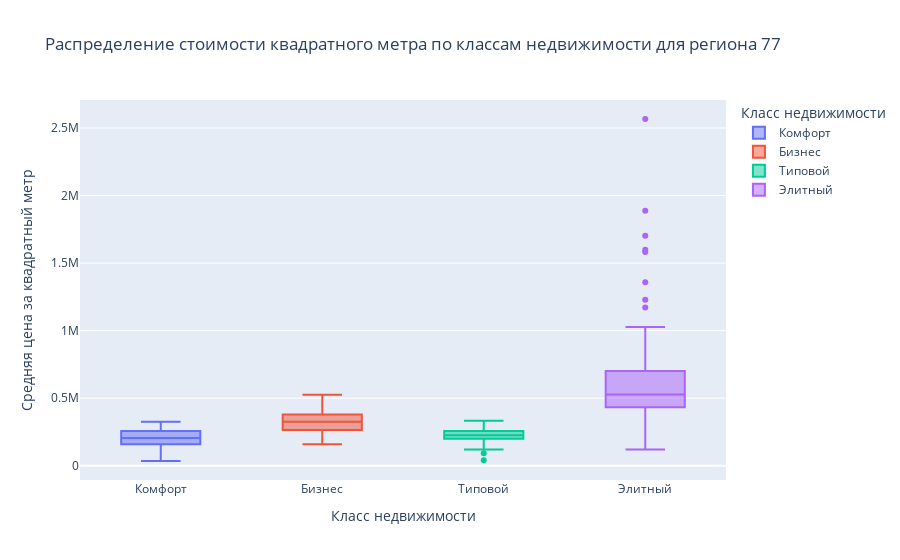

Notebook cell for this chart:
### Code cell
viz.make_boxplot()

### Figure 1 — Plotly figure (JSON) as saved in the notebook; plotly's stock layout.template omitted (floating-point values rounded to 4 significant figures; data arrays with more than 128 entries replaced by an {"elided": "..."} marker saying what was removed)
{"data": [{"alignmentgroup": "True", "hovertemplate": "Класс недвижимости=%{x}<br>Средняя цена за квадратный метр=%{y}<extra></extra>", "legendgroup": "Комфорт", "marker": {"color": "#636efa"}, "name": "Комфорт", "notched": false, "offsetgroup": "Комфорт", "orientation": "v", "showlegend": true, "type": "box", "x": {"elided": "152 str values"}, "x0": " ", "xaxis": "x", "y": {"elided": "152 int values"}, "y0": " ", "yaxis": "y"}, {"alignmentgroup": "True", "hovertemplate": "Класс недвижимости=%{x}<br>Средняя цена за квадратный метр=%{y}<extra></extra>", "legendgroup": "Бизнес", "marker": {"color": "#EF553B"}, "name": "Бизнес", "notched": false, "offsetgroup": "Бизнес", "orientation": "v", "showlegend": true, "type": "box", "x": {"elided": "209 str values"}, "x0": " ", "xaxis": "x", "y": {"elided": "209 int values"}, "y0": " ", "yaxis": "y"}, {"alignmentgroup": "True", "hovertemplate": "Класс недвижимости=%{x}<br>Средняя цена за квадратный метр=%{y}<extra></extra>", "legendgroup": "Типовой", "marker": {"color": "#00cc96"}, "name": "Типовой", "notched": false, "offsetgroup": "Типовой", "orientation": "v", "showlegend": true, "type": "box", "x": {"elided": "299 str values"}, "x0": " ", "xaxis": "x", "y": {"elided": "299 int values"}, "y0": " ", "yaxis": "y"}, {"alignmentgroup": "True", "hovertemplate": "Класс недвижимости=%{x}<br>Средняя цена за квадратный метр=%{y}<extra></extra>", "legendgroup": "Элитный", "marker": {"color": "#ab63fa"}, "name": "Элитный", "notched": false, "offsetgroup": "Элитный", "orientation": "v", "showlegend": true, "type": "box", "x": ["Элитный", "Элитный", "Элитный", "Элитный", "Элитный", "Элитный", "Элитный", "Элитный", "Элитный", "Элитный", "Элитный", "Элитный", "Элитный", "Элитный", "Элитный", "Элитный", "Элитный", "Элитный", "Элитный", "Элитный", "Элитный", "Элитный", "Элитный", "Элитный", "Элитный", "Элитный", "Элитный", "Элитный", "Элитный", "Элитный", "Элитный", "Элитный", "Элитный", "Элитный", "Элитный", "Элитный", "Элитный", "Элитный", "Элитный", "Элитный", "Элитный", "Элитный", "Элитный", "Элитный", "Элитный", "Элитный", "Элитный", "Элитный", "Элитный", "Элитный", "Элитный", "Элитный", "Элитный", "Элитный", "Элитный", "Элитный", "Элитный", "Элитный", "Элитный", "Элитный", "Элитный", "Элитный", "Элитный", "Элитный", "Элитный", "Элитный", "Элитный"], "x0": " ", "xaxis": "x", "y": [544493, null, 1581363, 799574, 2566412, 432980, 434690, 386747, 1228675, 119475, 1017003, null, null, null, 894915, null, 432673, 418350, 450000, 450000, 450000, 522203, 538132, 372962, 434575, 440969, 459272, 925222, 468000, 660308, 1027032, 588668, 308087, 120000, 567649, 531730, 629310, 614444, 615714, 445572, 381331, 1598926, 680741, null, 1702937, null, null, 394842, 364366, 406361, 374217, 320753, 640359, null, 489590, 466944, 555861, 463113, 593294, 620010, 1358174, 320202, 1887893, 736000, 700306, 434396, 1170626], "y0": " ", "yaxis": "y"}], "layout": {"boxmode": "overlay", "legend": {"title": {"text": "Класс недвижимости"}, "tracegroupgap": 0}, "title": {"text": "Распределение стоимости квадратного метра по классам недвижимости для региона 77"}, "xaxis": {"anchor": "y", "categoryarray": ["Комфорт", "Бизнес", "Типовой", "Элитный"], "categoryorder": "array", "domain": [0, 1], "title": {"text": "Класс недвижимости"}}, "yaxis": {"anchor": "x", "domain": [0, 1], "title": {"text": "Средняя цена за квадратный метр"}}}}
